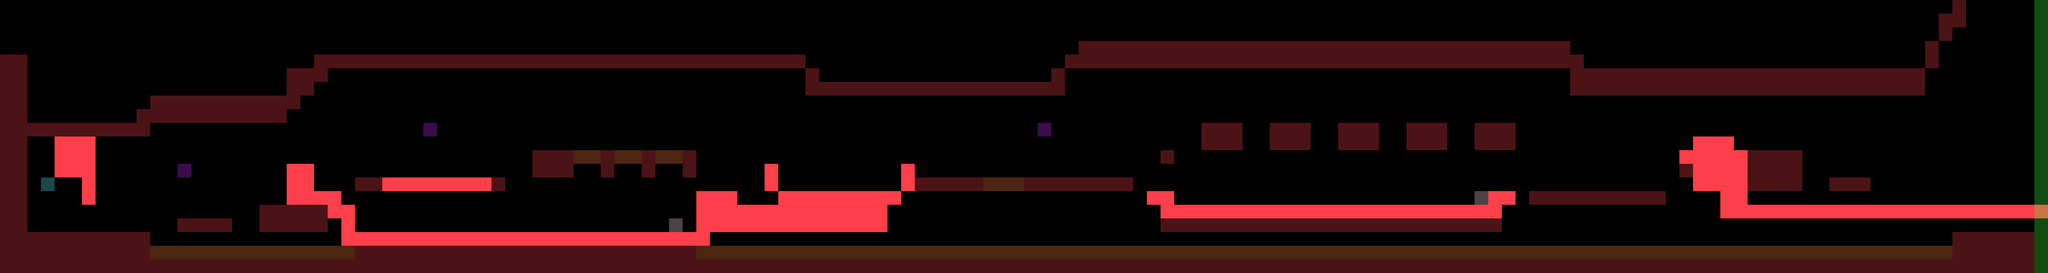

Below is a game level as drawn by its tile map, then a one-line description and the .tmx that defines it (tile-layer data replaced by summaries):
An orthogonal 150x20 tile map with 32x32 px tiles, 2 tile layers (Navigation, Colliders), 3 hidden layers not drawn.

<map version="1.0" orientation="orthogonal" renderorder="right-down" width="150" height="20" tilewidth="32" tileheight="32" nextobjectid="1">
 <properties>
  <property name="Navigation" type="int" value="1" />
 </properties>
 <tileset firstgid="1" name="tilesplatform" tilewidth="32" tileheight="32" tilecount="432" columns="24">
  <image source="tilesplatform.png" width="769" height="577" />
  <tile id="56">
   <properties>
    <property name="Navigation" type="int" value="1" />
   </properties>
  </tile>
 </tileset>
 <layer name="Navigation" width="150" height="20">
  <properties>
   <property name="Navigation" type="int" value="1" />
  </properties>
  <data>[3000 cells, 172 non-empty, 1 distinct tile ids]</data>
 </layer>
 <layer name="Background" width="150" height="20" visible="0">
  <properties>
   <property name="speed" type="float" value="0.7" />
  </properties>
  <data>[3000 cells, 3000 non-empty, 128 distinct tile ids]</data>
 </layer>
 <layer name="Background2" width="150" height="20" visible="0">
  <data>[3000 cells, 3000 non-empty, 3 distinct tile ids]</data>
 </layer>
 <layer name="Map" width="150" height="20" visible="0">
  <data>[3000 cells, 1472 non-empty, 48 distinct tile ids]</data>
 </layer>
 <layer name="Colliders" width="150" height="20" opacity="0.3">
  <data>[3000 cells, 826 non-empty, 7 distinct tile ids]</data>
 </layer>
</map>